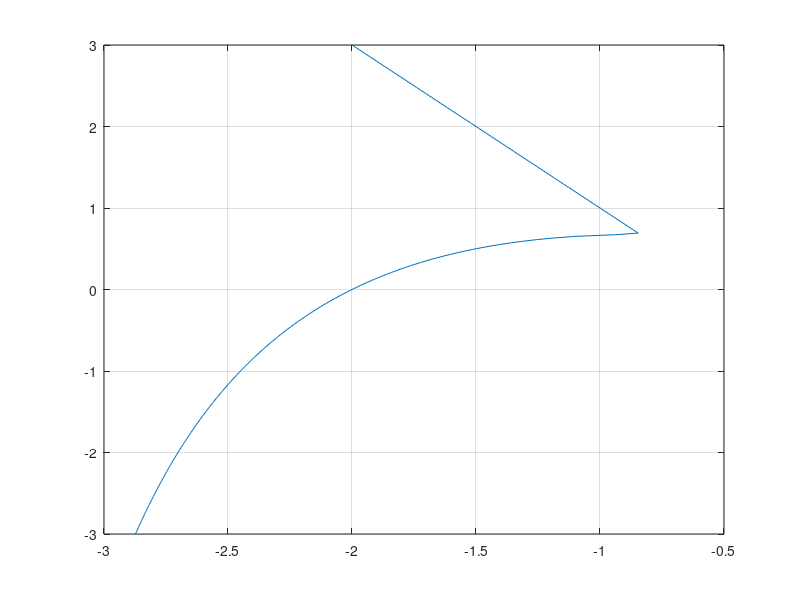

Here is the MATLAB script that generated this plot:
clear all
close all
clc

s=tf('s');

% p = ''; 
% p = 6;
% H = 4/(s^2 + (p + 1)*s + 4*p -2)

p = linspace(-3, 3, 300);

X = 0.5*(-p-1-sqrt((p.^2)-14.*p+9))
Y = 0.5*(-p-1+sqrt((p.^2)-14.*p+9))

plot(X,p)
grid on

%plot(Y,p)
%grid on
